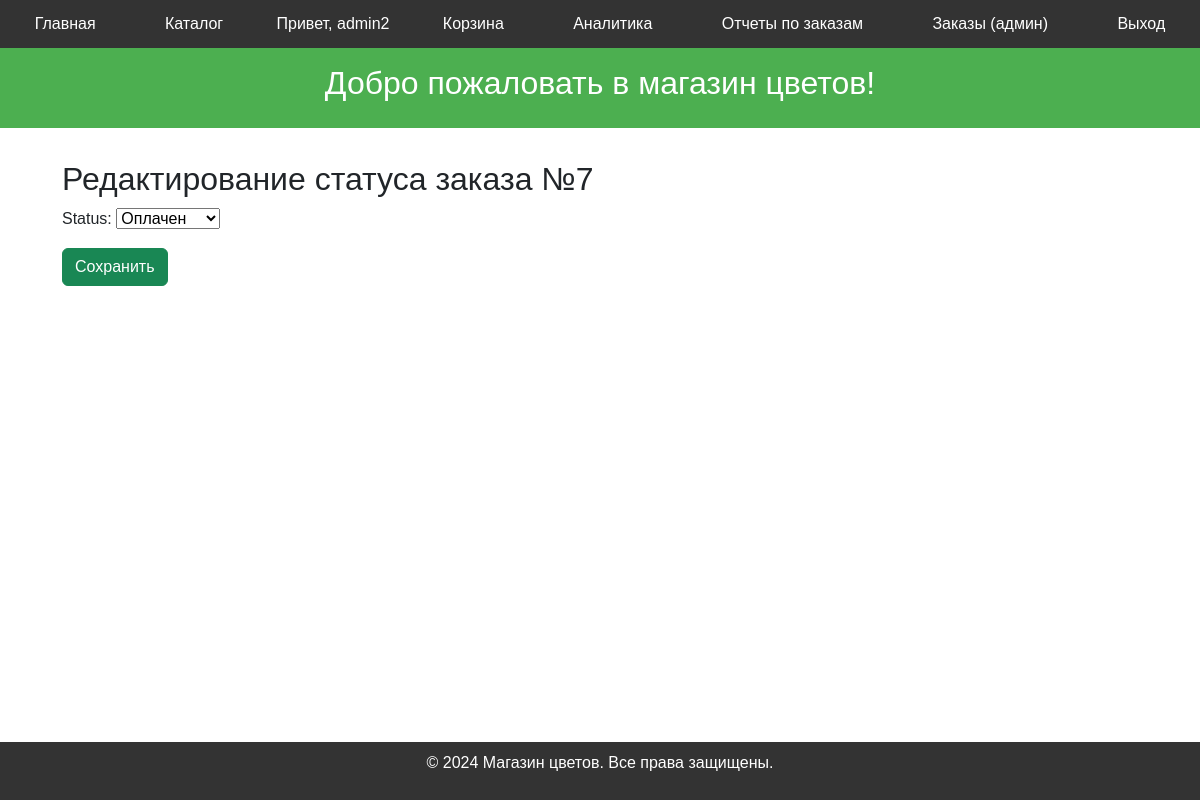
The app's page /orders/update/7/ (signed in) with its own data.
### users/models.py (models this page shows)
class User(AbstractUser):
    groups = models.ManyToManyField(Group, related_name='custom_user_set')
    user_permissions = models.ManyToManyField(Permission, related_name='custom_user_permissions_set')
    phone = models.CharField(max_length=15, blank=True)
    address = models.TextField(blank=True)
    email = models.EmailField(unique=True)
    telegram_id = models.CharField(max_length=50, blank=True, null=True, unique=True, verbose_name="Telegram ID")

### orders/models.py (models this page shows, shortened)
class Order(models.Model):
    STATUS_CHOICES = [
        ('pending', 'Ожидает'),
        ('paid', 'Оплачен'),
        ('shipped', 'Отправлен'),
        ('delivered', 'Доставлен'),
        ('cancelled', 'Отменен'),
    ]
    user = models.ForeignKey(settings.AUTH_USER_MODEL, on_delete=models.CASCADE, related_name="orders")
    status = models.CharField(max_length=50, default="В обработке")
    created_at = models.DateTimeField(auto_now_add=True)
    updated_at = models.DateTimeField(auto_now=True)
    unique_key = models.UUIDField(default=uuid.uuid4, unique=True)
    total_price = models.DecimalField(max_digits=10, decimal_places=2, default=0, verbose_name="Общая стоимость заказа")
    recipient_name = models.CharField(max_length=100, blank=True, verbose_name='Имя получателя')
    phone = models.CharField(max_length=15, blank=True, verbose_name='Телефон')
    address = models.TextField(blank=True, verbose_name='Адрес доставки')
    comment = models.TextField(blank=True, verbose_name='Комментарий к заказу')

### orders/views.py (the view)
# urls.py: path('update/<int:order_id>/', views.order_update, name='order_update'),  # Страница обновления статуса заказа
@user_passes_test(is_admin)
def order_update(request, order_id):
    order = get_object_or_404(Order, id=order_id)
    if request.method == 'POST':
        form = OrderStatusForm(request.POST, instance=order)
        if form.is_valid():
            form.save()
            return redirect('order_list')
    else:
        form = OrderStatusForm(instance=order)
    return render(request, 'orders/order_update.html', {'form': form, 'order': order})

### orders/forms.py
class OrderStatusForm(forms.ModelForm):
    class Meta:
        model = Order
        fields = ['status']
        widgets = {
            'status': forms.Select(choices=Order.STATUS_CHOICES)
        }

### orders/views.py (called while the page is built)
def is_admin(user):
    return user.is_staff

### templates/orders/order_update.html (shortened to what this page needs)
{% extends 'base.html' %}
{% block content %}
<h2>Редактирование статуса заказа №{{ order.id }}</h2>
<form method="POST">
    {{ form.as_p }}
    <button type="submit" class="btn btn-success">Сохранить</button>
</form>
{% endblock %}

### templates/base.html (shortened to what this page needs)
<!DOCTYPE html>
<html lang="ru">
<head>
    <link href="https://cdn.jsdelivr.net/npm/bootstrap@5.3.0/dist/css/bootstrap.min.css" rel="stylesheet">
</head>
<body>
    <nav>
        <a href="{% url 'index' %}">Главная</a>
        <a href="{% url 'product_list' %}">Каталог</a>
        {% if user.is_authenticated %}
            <span>Привет, {{ user.username }}</span>
            <a href="{% url 'view_cart' %}">Корзина</a>
            {% if user.is_staff %}
                <a href="{% url 'analytics_report' %}">Аналитика</a>
                <a href="{% url 'order_report' %}">Отчеты по заказам</a>
                <a href="{% url 'order_list' %}">Заказы (админ)</a>
            {% endif %}
        {% else %}
            <a href="{% url 'login' %}">Вход</a>
            <a href="{% url 'register' %}">Регистрация</a>
        {% endif %}
        <a href="{% url 'logout' %}">Выход</a>
    </nav>
    <div class="sub-header">
        <h2>Добро пожаловать в магазин цветов!</h2>
    </div>
    <div class="container">
        {% block content %}
        {% endblock %}
    </div>
    <footer>
        <p>&copy; 2024 Магазин цветов. Все права защищены.</p>
    </footer>
</body>
</html>

### templates/base.html (style rules this page uses)
:root { --nav-height: 3rem; --header-height: 3rem; --sub-header-height: 3rem; }
body { font-family: Arial, sans-serif; margin: 0; padding: 0; line-height: 1.6; }
nav { background: #333; color: white; display: flex; justify-content: space-around; align-items: center; padding: 0.5rem 0; position: fixed; top: 0; width: 100%; z-index: 1000; height: var(--nav-height); }
nav a { color: white; text-decoration: none; padding: 0.5rem 1rem; border-radius: 4px; transition: background 0.3s; }
.sub-header { background-color: #4CAF50; color: white; padding: 4rem 0; text-align: center; height: var(--sub-header-height); }
footer { background: #333; color: white; text-align: center; padding: 0.5rem 0; position: fixed; bottom: 0; width: 100%; }
.container { padding: 2rem 2rem 4rem 2rem; }

### records on screen
User: username "admin2"
Order: id "7", status "Оплачен"
